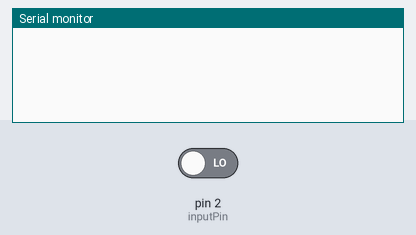
The sketch below on a simulated Arduino Uno, built with avr-gcc and run on an emulated ATmega328P. On the bench: the last lines printed to the serial monitor. Inputs (shaded band) come from the test bench; at power-on: pin 2 (inputPin) LOW.

Above: at 1.2 s.
1.3 s: pin 2 (inputPin) driven HIGH
At 2.1 s:
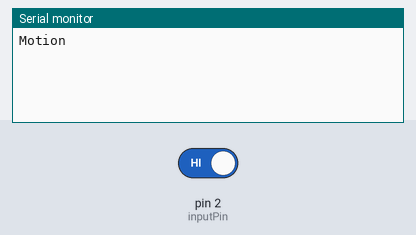
2.8 s: pin 2 (inputPin) driven LOW
At 3.2 s:
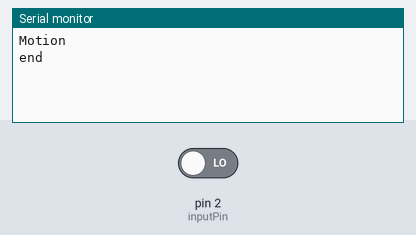

Measured:
- after the input at 1.3 s, the serial monitor: prints a new line at once (image 1)
- after the input at 2.8 s, the serial monitor: prints a new line at once (image 2)

The sketch:

pirtest.ino
```cpp
int ledpin=13;
int inputPin=2;
int pirState=LOW;
int val=0;

void setup(){
  pinMode(ledpin,OUTPUT);
  pinMode(ledpin,INPUT);
  Serial.begin(9600);
}

void loop(){
  val = digitalRead(inputPin);
  if(val == HIGH){
    digitalWrite(ledpin,HIGH);
    if(pirState == LOW){
      Serial.println("Motion");
      pirState = HIGH;
    }
  }
  else{
    digitalWrite(ledpin,LOW);
    if(pirState == HIGH){
      Serial.println("end");
      pirState=LOW;
    }
  }
}
```
